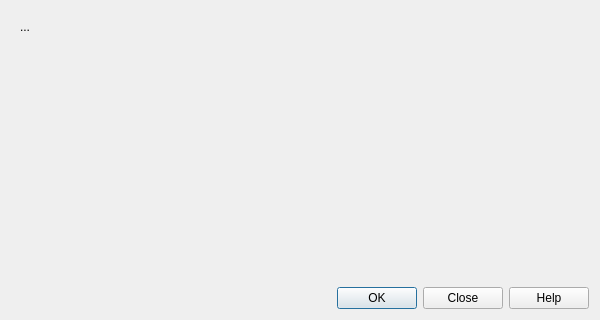
<?xml version="1.0" encoding="UTF-8"?>
<ui version="4.0">
 <class>SelectSupportedDevice</class>
 <widget class="QDialog" name="SelectSupportedDevice">
  <property name="geometry">
   <rect>
    <x>0</x>
    <y>0</y>
    <width>600</width>
    <height>320</height>
   </rect>
  </property>
  <property name="windowTitle">
   <string>DSO-5200</string>
  </property>
  <layout class="QVBoxLayout" name="verticalLayout">
   <item>
    <widget class="QFrame" name="frame">
     <layout class="QGridLayout" name="gridLayout">
      <item row="4" column="0" colspan="2">
       <spacer name="verticalSpacer">
        <property name="orientation">
         <enum>Qt::Vertical</enum>
        </property>
        <property name="sizeHint" stdset="0">
         <size>
          <width>20</width>
          <height>40</height>
         </size>
        </property>
       </spacer>
      </item>
      <item row="3" column="0" colspan="2">
       <widget class="QLabel" name="labelReadyState">
        <property name="text">
         <string>...</string>
        </property>
        <property name="wordWrap">
         <bool>true</bool>
        </property>
        <property name="openExternalLinks">
         <bool>true</bool>
        </property>
       </widget>
      </item>
     </layout>
    </widget>
   </item>
   <item>
    <widget class="QDialogButtonBox" name="buttonBox">
     <property name="orientation">
      <enum>Qt::Horizontal</enum>
     </property>
     <property name="standardButtons">
      <set>QDialogButtonBox::Close|QDialogButtonBox::Help|QDialogButtonBox::Ok</set>
     </property>
    </widget>
   </item>
  </layout>
 </widget>
 <resources/>
 <connections>
  <connection>
   <sender>buttonBox</sender>
   <signal>accepted()</signal>
   <receiver>SelectSupportedDevice</receiver>
   <slot>accept()</slot>
   <hints>
    <hint type="sourcelabel">
     <x>263</x>
     <y>393</y>
    </hint>
    <hint type="destinationlabel">
     <x>157</x>
     <y>274</y>
    </hint>
   </hints>
  </connection>
  <connection>
   <sender>buttonBox</sender>
   <signal>rejected()</signal>
   <receiver>SelectSupportedDevice</receiver>
   <slot>reject()</slot>
   <hints>
    <hint type="sourcelabel">
     <x>318</x>
     <y>393</y>
    </hint>
    <hint type="destinationlabel">
     <x>286</x>
     <y>274</y>
    </hint>
   </hints>
  </connection>
 </connections>
</ui>
